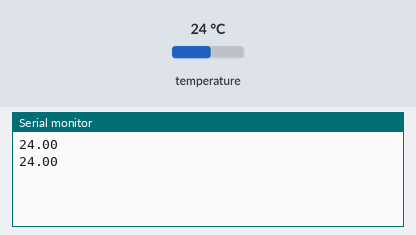
Bench run of a sketch on a simulated Arduino Uno, built with avr-gcc and run on an emulated ATmega328P. On the bench: the last lines printed to the serial monitor. The inputs (shaded band) are chosen by the test bench; at power-on: temperature 24 °C.

Above: at 3.3 s.
3.4 s: temperature set to 12 °C
At 4.7 s:
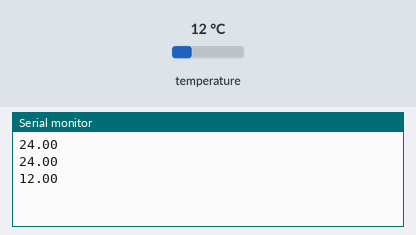
5.9 s: temperature set to 19 °C
At 7.1 s:
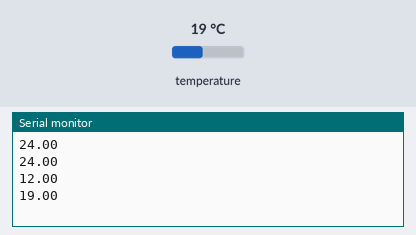
Timing chart, 0 to 8.9 s (numbered marks = the images above; inputs shaded):
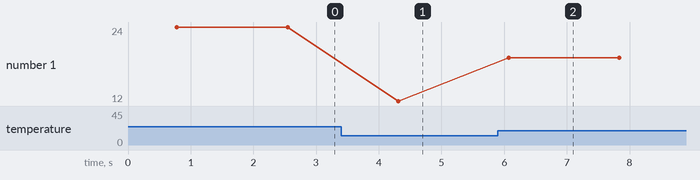

Measured:
- after the input at 3.4 s, the serial monitor: prints a new line after 0.91 s (image 1)
- after the input at 5.9 s, the serial monitor: prints a new line after 0.17 s (image 2)
- plotted number 1: 24 → 12 after the input at 3.4 s, 12 → 19 after the input at 5.9 s

The sketch:

ds18b20.ino
```cpp
// Function
//      DS18B20 temperature sensor
// Library
//      https://github.com/PaulStoffregen/OneWire
//      https://github.com/milesburton/Arduino-Temperature-Control-Library
// Reference
//      http://www.instructables.com/id/DS18B20-temperature-probe-with-LCD/?ALLSTEPS
// Connection
//      Temperature Sensor - DS18B20: Vcc->5V(Arduino);
//                                    Gnd->Gnd(Arduino);
//                                    Data->4.7KOhm->5V(Arduino);
//                                        |->D7.
// Tested
//      arduino uno/nano328
#include <OneWire.h>
#include <DallasTemperature.h>

#define pinDS18B20 7 // one wire bus
#define BAUDRATE 9600

OneWire oneWire(pinDS18B20);
DallasTemperature sensors(&oneWire);

void setup()
{
    Serial.begin(BAUDRATE);

    // Start up the library
    sensors.begin();
}

void loop()
{
    // Send the command to get temperatures
    sensors.requestTemperatures();
    //Serial.print("Temperature for Device 1 is: ");

    // Why "byIndex"?
    // You can have more than one IC on the same bus.
    // 0 refers to the first IC on the wire
    Serial.println(sensors.getTempCByIndex(0));

    delay(1000);
}
```
